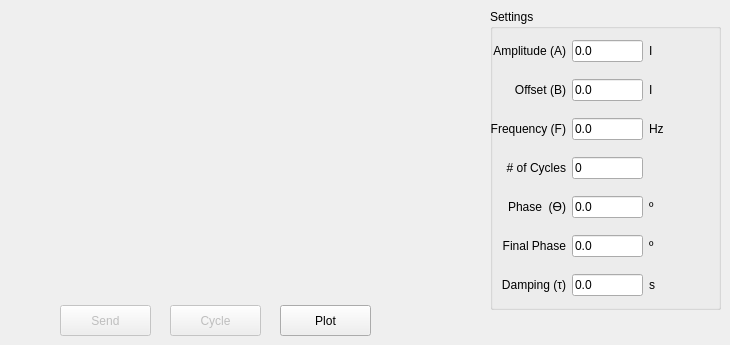
         <widget class="QWidget" name="tab_16">
          <attribute name="title">
           <string>Damped Sinusoidal^2</string>
          </attribute>
          <widget class="QGroupBox" name="groupBox_37">
           <property name="geometry">
            <rect>
             <x>490</x>
             <y>9</y>
             <width>231</width>
             <height>301</height>
            </rect>
           </property>
           <property name="title">
            <string>Settings</string>
           </property>
           <widget class="QWidget" name="layoutWidget_8">
            <property name="geometry">
             <rect>
              <x>0</x>
              <y>20</y>
              <width>231</width>
              <height>281</height>
             </rect>
            </property>
            <layout class="QGridLayout" name="gridLayout_19">
             <item row="0" column="0">
              <widget class="QLabel" name="label_99">
               <property name="text">
                <string>Amplitude (A)</string>
               </property>
               <property name="alignment">
                <set>Qt::AlignRight|Qt::AlignTrailing|Qt::AlignVCenter</set>
               </property>
              </widget>
             </item>
             <item row="0" column="1">
              <widget class="QLineEdit" name="le_damp_sin2_Ampl_2">
               <property name="minimumSize">
                <size>
                 <width>71</width>
                 <height>0</height>
                </size>
               </property>
               <property name="maximumSize">
                <size>
                 <width>71</width>
                 <height>16777215</height>
                </size>
               </property>
               <property name="text">
                <string>0.0</string>
               </property>
              </widget>
             </item>
             <item row="0" column="2">
              <widget class="QLabel" name="label_102">
               <property name="text">
                <string>I</string>
               </property>
              </widget>
             </item>
             <item row="1" column="0">
              <widget class="QLabel" name="label_136">
               <property name="text">
                <string>Offset (B)</string>
               </property>
               <property name="alignment">
                <set>Qt::AlignRight|Qt::AlignTrailing|Qt::AlignVCenter</set>
               </property>
              </widget>
             </item>
             <item row="1" column="1">
              <widget class="QLineEdit" name="le_damp_sin2_Offset_2">
               <property name="minimumSize">
                <size>
                 <width>71</width>
                 <height>0</height>
                </size>
               </property>
               <property name="maximumSize">
                <size>
                 <width>71</width>
                 <height>16777215</height>
                </size>
               </property>
               <property name="text">
                <string>0.0</string>
               </property>
              </widget>
             </item>
             <item row="1" column="2">
              <widget class="QLabel" name="label_138">
               <property name="text">
                <string>I</string>
               </property>
              </widget>
             </item>
             <item row="2" column="0">
              <widget class="QLabel" name="label_159">
               <property name="text">
                <string>Frequency (F)</string>
               </property>
               <property name="alignment">
                <set>Qt::AlignRight|Qt::AlignTrailing|Qt::AlignVCenter</set>
               </property>
              </widget>
             </item>
             <item row="2" column="1">
              <widget class="QLineEdit" name="le_damp_sin2_Freq_2">
               <property name="minimumSize">
                <size>
                 <width>71</width>
                 <height>0</height>
                </size>
               </property>
               <property name="maximumSize">
                <size>
                 <width>71</width>
                 <height>16777215</height>
                </size>
               </property>
               <property name="text">
                <string>0.0</string>
               </property>
              </widget>
             </item>
             <item row="2" column="2">
              <widget class="QLabel" name="label_160">
               <property name="text">
                <string>Hz</string>
               </property>
              </widget>
             </item>
             <item row="3" column="0">
              <widget class="QLabel" name="label_162">
               <property name="text">
                <string># of Cycles</string>
               </property>
               <property name="alignment">
                <set>Qt::AlignRight|Qt::AlignTrailing|Qt::AlignVCenter</set>
               </property>
              </widget>
             </item>
             <item row="3" column="1">
              <widget class="QLineEdit" name="le_damp_sin2_nCycles_2">
               <property name="minimumSize">
                <size>
                 <width>71</width>
                 <height>0</height>
                </size>
               </property>
               <property name="maximumSize">
                <size>
                 <width>71</width>
                 <height>16777215</height>
                </size>
               </property>
               <property name="text">
                <string>0</string>
               </property>
              </widget>
             </item>
             <item row="3" column="2">
              <widget class="QLabel" name="label_166">
               <property name="text">
                <string/>
               </property>
              </widget>
             </item>
             <item row="4" column="0">
              <widget class="QLabel" name="label_103">
               <property name="text">
                <string>Phase  (ϴ)</string>
               </property>
               <property name="alignment">
                <set>Qt::AlignRight|Qt::AlignTrailing|Qt::AlignVCenter</set>
               </property>
              </widget>
             </item>
             <item row="4" column="1">
              <widget class="QLineEdit" name="le_damp_sin2_phaseShift_2">
               <property name="minimumSize">
                <size>
                 <width>71</width>
                 <height>0</height>
                </size>
               </property>
               <property name="maximumSize">
                <size>
                 <width>71</width>
                 <height>16777215</height>
                </size>
               </property>
               <property name="text">
                <string>0.0</string>
               </property>
              </widget>
             </item>
             <item row="4" column="2">
              <widget class="QLabel" name="label_167">
               <property name="text">
                <string>º</string>
               </property>
              </widget>
             </item>
             <item row="5" column="0">
              <widget class="QLabel" name="label_171">
               <property name="text">
                <string>Final Phase</string>
               </property>
               <property name="alignment">
                <set>Qt::AlignRight|Qt::AlignTrailing|Qt::AlignVCenter</set>
               </property>
              </widget>
             </item>
             <item row="5" column="1">
              <widget class="QLineEdit" name="le_damp_sin2_finalPhase_2">
               <property name="minimumSize">
                <size>
                 <width>71</width>
                 <height>0</height>
                </size>
               </property>
               <property name="maximumSize">
                <size>
                 <width>71</width>
                 <height>16777215</height>
                </size>
               </property>
               <property name="text">
                <string>0.0</string>
               </property>
              </widget>
             </item>
             <item row="5" column="2">
              <widget class="QLabel" name="label_173">
               <property name="text">
                <string>º</string>
               </property>
              </widget>
             </item>
             <item row="6" column="0">
              <widget class="QLabel" name="label_108">
               <property name="text">
                <string>Damping (τ)</string>
               </property>
               <property name="alignment">
                <set>Qt::AlignRight|Qt::AlignTrailing|Qt::AlignVCenter</set>
               </property>
              </widget>
             </item>
             <item row="6" column="1">
              <widget class="QLineEdit" name="le_damp_sin2_Damping_2">
               <property name="minimumSize">
                <size>
                 <width>71</width>
                 <height>0</height>
                </size>
               </property>
               <property name="maximumSize">
                <size>
                 <width>71</width>
                 <height>16777215</height>
                </size>
               </property>
               <property name="text">
                <string>0.0</string>
               </property>
              </widget>
             </item>
             <item row="6" column="2">
              <widget class="QLabel" name="label_174">
               <property name="text">
                <string>s</string>
               </property>
              </widget>
             </item>
            </layout>
           </widget>
          </widget>
          <widget class="QLabel" name="label_65">
           <property name="geometry">
            <rect>
             <x>8</x>
             <y>10</y>
             <width>461</width>
             <height>281</height>
            </rect>
           </property>
           <property name="text">
            <string/>
           </property>
           <property name="pixmap">
            <pixmap resource="resource_file.qrc">:/Images/imagens/dsinusoidal2.png</pixmap>
           </property>
           <property name="scaledContents">
            <bool>true</bool>
           </property>
          </widget>
          <widget class="QPushButton" name="pb_send_curve_3">
           <property name="enabled">
            <bool>false</bool>
           </property>
           <property name="geometry">
            <rect>
             <x>60</x>
             <y>305</y>
             <width>91</width>
             <height>31</height>
            </rect>
           </property>
           <property name="text">
            <string>Send</string>
           </property>
           <property name="icon">
            <iconset resource="resource_file.qrc">
             <normaloff>:/Images/imagens/Send.png</normaloff>:/Images/imagens/Send.png</iconset>
           </property>
           <property name="iconSize">
            <size>
             <width>16</width>
             <height>16</height>
            </size>
           </property>
          </widget>
          <widget class="QPushButton" name="pb_plot_3">
           <property name="enabled">
            <bool>true</bool>
           </property>
           <property name="geometry">
            <rect>
             <x>280</x>
             <y>305</y>
             <width>91</width>
             <height>31</height>
            </rect>
           </property>
           <property name="text">
            <string>Plot</string>
           </property>
           <property name="icon">
            <iconset resource="resource_file.qrc">
             <normaloff>:/Images/imagens/chart_xy_graph_statistics-512.png</normaloff>:/Images/imagens/chart_xy_graph_statistics-512.png</iconset>
           </property>
           <property name="iconSize">
            <size>
             <width>20</width>
             <height>20</height>
            </size>
           </property>
          </widget>
          <widget class="QPushButton" name="pb_cycle_3">
           <property name="enabled">
            <bool>false</bool>
           </property>
           <property name="geometry">
            <rect>
             <x>170</x>
             <y>305</y>
             <width>91</width>
             <height>31</height>
            </rect>
           </property>
           <property name="text">
            <string>Cycle</string>
           </property>
           <property name="icon">
            <iconset resource="resource_file.qrc">
             <normaloff>:/Images/imagens/onda.jpg</normaloff>:/Images/imagens/onda.jpg</iconset>
           </property>
           <property name="iconSize">
            <size>
             <width>20</width>
             <height>20</height>
            </size>
           </property>
          </widget>
         </widget>
